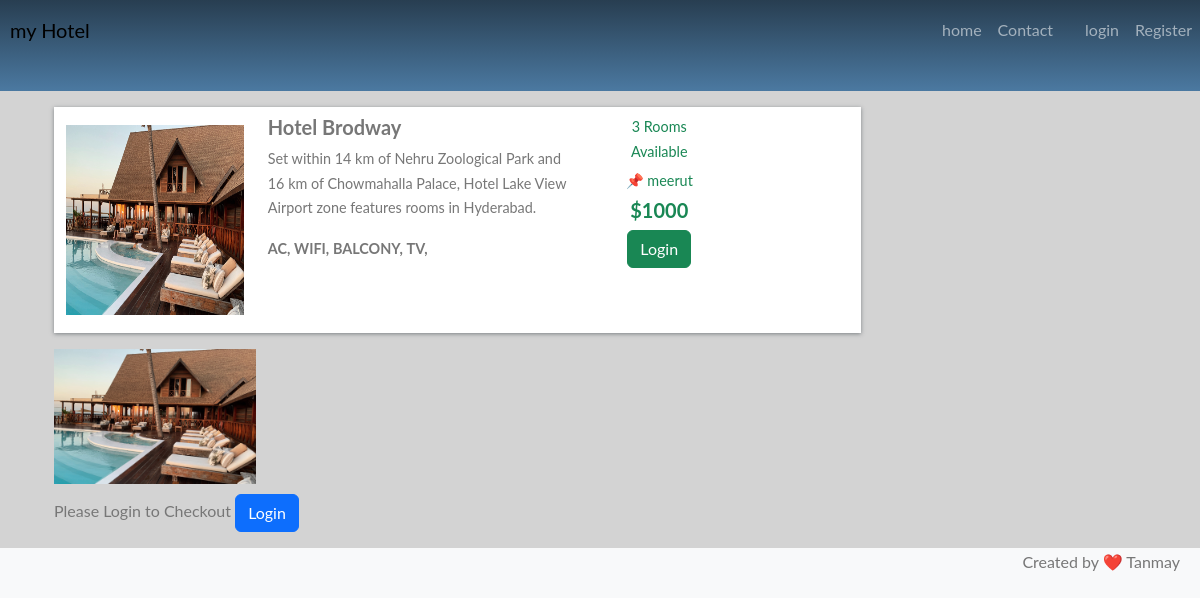
Screenshot of /hotel-detail/90eea154fa254db289a7d98c360c4684/ with the database file from the repository.
### home/models.py (models this page shows, shortened)
class basemodel(models.Model):   # predefine features of the model it is not img before devlopment , we can add this in every model but this is suitable method to implement it before .
    uid=models.UUIDField(default=uuid.uuid4, editable=False,primary_key=True)
    created_at = models.DateField(auto_now_add=True)
    update_at=models.DateField(auto_now_add=True)
    class Meta:
        abstract = True

class hotel(basemodel):
    hotel_name=models.CharField(max_length=100)
    hotel_price=models.IntegerField()
    description=models.TextField()
    hotel_place=models.CharField(max_length=100,default="Unknown")
    amenities=models.ManyToManyField(Amenities)
    hotel_count=models.IntegerField(default=10)

class hotel_images(basemodel):
    hotel=models.ForeignKey(hotel, related_name="images", on_delete=models.CASCADE)
    images=models.ImageField(upload_to="hotels")

class Amenities(basemodel):   # amenities means features of the rooms or hotel ex . wifi , swiming pool , AC and more
    amenity_name=models.CharField(max_length=100)
    def __str__(self) -> str:
        return self.amenity_name

### home/views.py (the view, shortened to what this page needs)
# urls.py: path('hotel-detail/<uid>/',hotel_detail, name="hotel-detail"),
def hotel_detail(request,uid):
    hotel_obj=hotel.objects.get(uid=uid)
    return render(request,'hotel-detail.html',{'hotel_obj':hotel_obj})

### templates/hotel-detail.html (shortened to what this page needs)
{% extends 'base.html' %}
{% block start  %}
<section class="colorful jumbotron mb-0" role="banner">
    <nav class="navbar navbar-expand-lg justify-content-between navbar-dark" role="navigation">
        <div class="navbar-brand" style="padding: 0 10px;">
            <a href="/" style="text-decoration: none; color: black;">my Hotel
            </a>
        </div>
        <div class="col-lg-6 text-right menu-1 collapse navbar-collapse justify-content-end" id="navbarNav">
            <ul class="navbar-nav">
                <li class="nav-item">
                    <a class="nav-link" href="/">home</a>
                </li>
                <li class="nav-item">
                    <a class="nav-link" href="contact.html">Contact</a>
                </li>
                <li class="nav-item">
<span class="nav-link" style="color: red;"> </span>
              </li>
                {% if request.user.is_authenticated %}
                <li class="nav-item">
                <a class="nav-link" href="/logout/">logout</a>
            </li>
{% else %}
<li class="nav-item">
    <a class="nav-link" href="/login/">login</a>
</li>
<li>
    <a class="nav-link" href="/register/">Register</a>
</li>
 {% endif %}
            </ul>
        </div>
    </nav>
</section>
<section class="search-container">
    <div class="container">
        <div class="row">
            <div class="col-lg-9  px-4">
              <div class="row search-card-result">
                    <div class="col-md-3" style="margin: 10px 0;">
                        <img class="img-fluid" src="/media/{{hotel_obj.images.first.images}}" alt="Card image cap">
                    </div>
                    <div class="col-md-5">
                        <h5>{{hotel_obj.hotel_name}}</h5>
                        <p>{{hotel_obj.description|truncatechars:150}}</p>
                        <p>
                            {% for amenitie in hotel_obj.amenities.all  %}
                            <b>{{amenitie}},</b>
                            {% endfor %}
                    </div>
                    <div class="col-md-2 border-left text-center more-offers">
                   <div class="text-success">
                      <p>{{hotel_obj.hotel_count}} Rooms Available</p>
                      </div>
                        <div class="text-success">
                            <p>📌 {{hotel_obj.hotel_place}}</p>
                            <h5>${{hotel_obj.hotel_price}}</h5>
                        </div>
                  {% if request.user.is_authenticated %}
                        <div class="btn btn-success">View deal</div>
                        {% else %}
                        <div class="btn btn-success" onclick="window.location.href='/login/'">Login</div>
                        {% endif %}
                    </div>
                </div>
                <div class="col-md-3" style="margin: 10px 0;">
               {% for image in hotel_obj.images.all  %}
                    <img class="img-fluid" src="/media/{{image.images}}" alt="Card image cap">
                    {% endfor %}
                </div>
                {% if request.user.is_authenticated %}
                    <div class="filter-card">
                        <h5>Book hotel</h5>
                        <form method="post">
                            {% csrf_token %}
                            {% include 'messages.html' %}
                            <div class="row form-group">
                                <div class="col-md-12">
                                    <label for="mintopay">Check in</label>
                                    <p>
                                        <input type="date" name="checkin" id="checkin" class="form-control">
                                    </p>
                                </div>
                                <div class="col-md-12">
                                    <label for="maxtopay">Check out</label>
                                    <p>
                                        <input type="date" name="checkout" id="checkout" class="form-control">
                                    </p>
                                </div>
                            </div>
                            <div class="row form-group">
                                <div class="col-md-12">
                                    <input type="submit" class="btn btn-primary btn-block" value="Limit">
                                </div>
                            </div>
                        </form>
                    </div>
                    {% else %}
                    <p>Please Login to Checkout <button class="btn btn-primary" onclick="window.location.href='/login/'">Login</button></p>
                    {% endif %}
            </div>
        </div>
    </div>
</section>
<div>
    <p style="text-align: right; padding: 0 20px;">Created by ❤️ Tanmay</p>
</div>
{% endblock  %}

### templates/base.html (shortened to what this page needs)
<!doctype html>
<html lang="en">
  <head>
    <link href="https://cdn.jsdelivr.net/npm/bootstrap@5.2.0-beta1/dist/css/bootstrap.min.css" rel="stylesheet">
</head>
  <body class="bg-light">
      {% block start %}
      {% endblock %}
  </body>
</html>

### templates/base.html (style rules this page uses)
body { font-family: "Lato", Arial, sans-serif; font-weight: 400; font-size: 16px; line-height: 1.7; background: #fff; color: #777; }
nav { margin-bottom: 1rem; }
nav a { color: white; -webkit-transition: 0.5s; -o-transition: 0.5s; transition: 0.5s; }
.colorful { background: #4b79a1; background: -webkit-linear-gradient(to bottom, #283e51, #4b79a1); background: linear-gradient(to bottom, #283e51, #4b79a1); border-radius: 0px; padding: 0px 0 1rem 0 !important; }
.search-container { background: #d3d3d3; }
.search-card-result { box-shadow: 0px 1px 4px rgba(41, 51, 57, 0.5); margin: 1rem 0; padding: 0.5rem 0; background-color: #fff; }
.search-card-result img { height: 190px; }
.search-card-result h5 { font-style: 1.1rem; font-weight: 700; }
.search-card-result p { font-size: 0.9rem; }
.search-card-result .more-offers p { margin-bottom: 0.3rem; }

### rows the page displays
hotel: images.first.images (picture), hotel_name "Hotel Brodway", description "Set within 14 km of Nehru Zoological Park and 16 km of Chowmahalla Palace, Hotel Lake View Airport zone features rooms in Hyderabad.", hotel_count "3", hotel_place "meerut", hotel_price "1000"
Amenities: amenity_name "AC"
Amenities: amenity_name "WIFI"
Amenities: amenity_name "BALCONY"
Amenities: amenity_name "TV"
hotel_images: images (picture)
